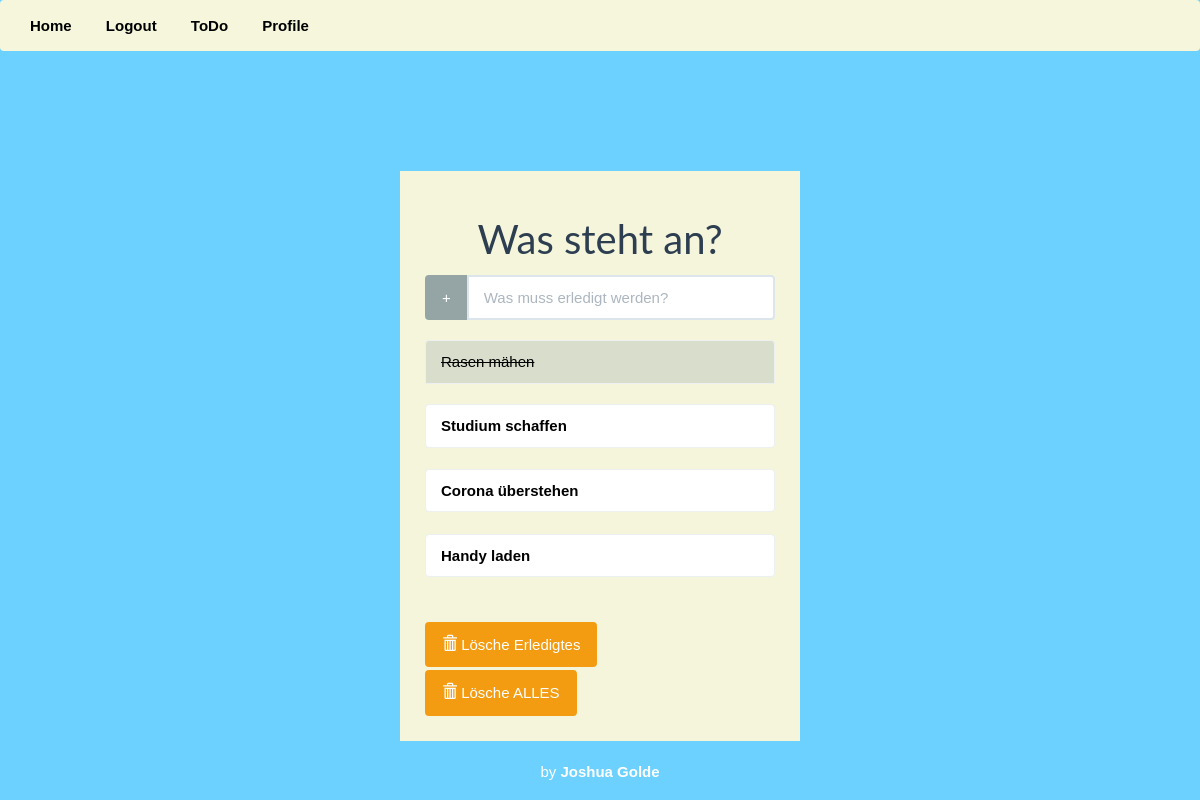
Screenshot of /todo/ (signed in) with the database file from the repository.
### todo/models.py (models this page shows, shortened)
class Todo(models.Model):
    text = models.CharField(max_length=60)
    complete = models.BooleanField(default=False)

### todo/views.py (the view)
# urls.py: path('', include('todo.urls')),
@login_required
def todo(request):
    todo_list = Todo.objects.order_by('id')
    form = TodoForm()
    context = {'todo_list' : todo_list, 'form' : form}
    return render(request, 'todo/todo.html', context)

### todo/forms.py
class TodoForm(forms.Form):
    text = forms.CharField(max_length=60,
        widget=forms.TextInput(
            attrs={'class' : 'form-control', 'placeholder' : 'Was muss erledigt werden?', 'aria-label' : 'Todo', 'aria-describedby' : 'add-btn'}))

### todo/templates/todo/todo.html (shortened to what this page needs)
{% load static %}
<!DOCTYPE html>
<html lang="de">
	<head>
		<link rel="stylesheet" href="{% static 'todo/bs/css/flatly.min.css' %}" />
		<link rel="stylesheet" href="{% static 'todo/styles.css' %}" />
	</head>
	<body>
		<div class ="navbar">
			<a class="nav-item nav-link" href="{% url 'welcome'%}">Home</a>
			{% if user.is_authenticated %}
				<a class="nav-item nav-link" href="{% url 'logout'%}">Logout</a>
				<a class="nav-item nav-link" href="{% url 'todo'%}">ToDo</a>
				<a class="nav-item nav-link" href="{% url 'profile'%}">Profile</a>
			{% else %}
				<a class="nav-item nav-link" href="{% url 'login'%}">Login</a>
				<a class="nav-item nav-link" href="{% url 'signup'%}">Sign up</a>
			{% endif %}
		</div>
		<div class="container-fluid" id="wrapper">
			<div class="row">
				<div class="col-lg-4 col-lg-offset-4" id="content">
					<h2>Was steht an?</h2>
					<form action="{% url 'add' %}" method="POST" role="form">
						<div class="form-group">
							<div class="input-group">
							  <span class="input-group-btn">
								  <button type="submit" class="btn btn-default" id="add-btn">+</button>
							  </span>
								{{ form.text }}
							</div>
						</div>
					</form>
					<ul class="list-group t20">
						{% for todo in todo_list %}
							{% if todo.complete %}
							<li class="list-group-item todo-completed">{{ todo.text }}</li>
							{% else %}
							<a href="{% url 'complete' todo.id %}"><li class="list-group-item">{{ todo.text }}</li></a>
							{% endif %}
						{% endfor %}
					</ul>
					<div class="row t10">
						<div class="col-lg-12">
							<div class="btn-toolbar">
								<div class="btn-group">
									<a href="{% url 'deletecomplete' %}"><button type="button" class="btn btn-warning">
										<i class="glyphicon glyphicon-trash"></i> Lösche Erledigtes
									</button></a>
								</div>
								<div class="btn-group">
									<a href="{% url 'deleteall' %}"><button type="button" class="btn btn-warning">
										<i class="glyphicon glyphicon-trash"></i> Lösche ALLES
									</button></a>
								</div>
							</div>
						</div>
					</div>
				</div>
			</div>
			<footer>
				<div class="row pad">
					<div class="col-lg-12 text-center">
						by <strong>Joshua Golde</strong>
					</div>
				</div>
			</footer>
		</div>
	</body>
</html>

### todo/static/todo/styles.css (style rules this page uses)
body { background: #6CD1FF; font-family: 'Arial', sans-serif; }
#wrapper { margin-top: 10% !important; }
#content { background: beige; padding: 25px; }
#content > h2 { font-size: 40px; text-align: center; padding-top: 0; }
.t10 { margin-top: 10px; }
.t20 { margin-top: 20px; }
.todo-completed { text-decoration: line-through; background: rgba(149, 165, 166, .3); }
footer { margin-top: 20px; color: white; }
.list-group-item { color: black; }
.navbar { background-color: #F5F6DC; padding: 15px; }

### rows the page displays
Todo: text "Rasen mähen"
Todo: text "Studium schaffen"
Todo: text "Corona überstehen"
Todo: text "Handy laden"
